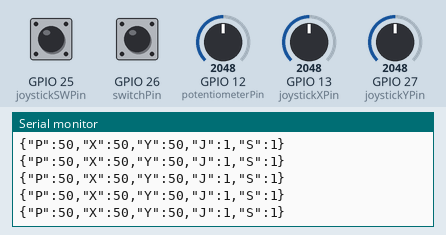
Simulated run of this sketch. Board: ESP32. Parts: the last lines printed to the serial monitor. Inputs (shaded band) come from the test bench; at power-on: GPIO 12 (potentiometerPin) = 2048, GPIO 13 (joystickXPin) = 2048, GPIO 27 (joystickYPin) = 2048, GPIO 25 (joystickSWPin) HIGH, GPIO 26 (switchPin) HIGH.

Above: at 1.2 s.
1.3 s: GPIO 12 (potentiometerPin) set to 2866
At 1.31 s:
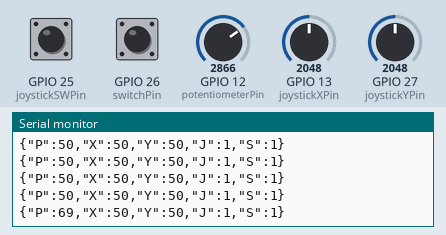
2.8 s: GPIO 13 (joystickXPin) set to 2866
At 2.82 s:
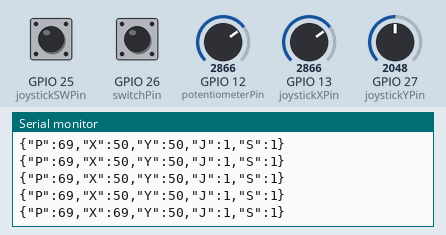
4.3 s: GPIO 27 (joystickYPin) set to 2866
At 4.33 s:
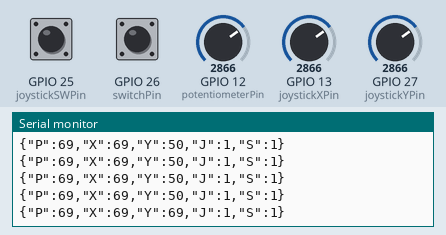
5.8 s: GPIO 25 (joystickSWPin) pulled LOW for 0.15 s
At 5.84 s:
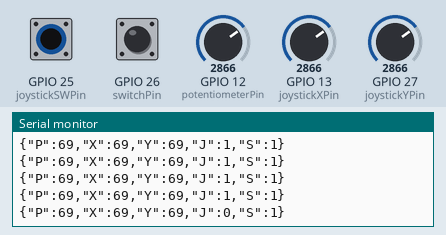
7.4 s: GPIO 26 (switchPin) pulled LOW for 0.15 s
At 7.45 s:
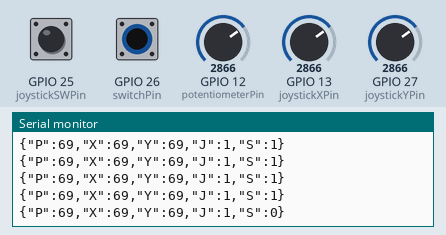
9.0 s: GPIO 12 (potentiometerPin) set to 3603
At 9.06 s:
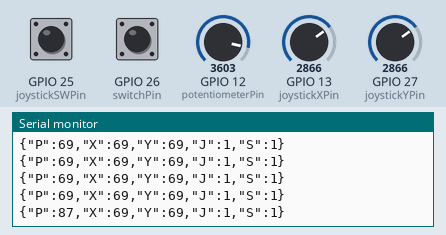
Timing chart, 0 to 11.5 s (numbered marks = the images above; inputs shaded):
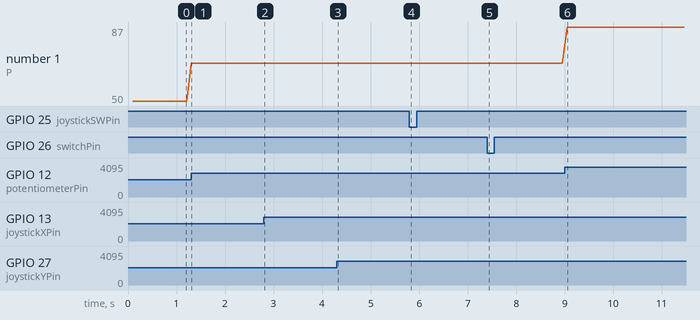

Measured:
- after the input at 1.3 s, the serial monitor: prints a new line at once (image 1)
- after the input at 2.8 s, the serial monitor: prints a new line at once (image 2)
- after the input at 4.3 s, the serial monitor: prints a new line at once (image 3)
- after the input at 5.8 s, the serial monitor: prints a new line at once (image 4)
- after the input at 7.4 s, the serial monitor: prints a new line at once (image 5)
- after the input at 9.0 s, the serial monitor: prints a new line after 0.05 s (image 6)
- plotted number 1: 50 → 69 after the input at 1.3 s, 69 → 87 after the input at 9.0 s

The sketch:

Module2_interactive_devices.ino
```cpp
#include <ArduinoJson.h>
/**
 * This program allows ESP32 to interact with a switch, potentiometer, and joystick.
 *
 * Uses ArduinoJson Libary to send output of switch, potentiometer and joystick as JSON, serially.
 *
 * @Author ChangSu Nam
 * @UNI cn2521
 * @Since Module 2 March 2022
 *
 */

/**
 * Constants for the pins
 *
 * switchPin the pin switch is connected to.
 * joystickXPin the pin VRx of joystick is connected to.
 * joystickXPin the pin VRy of joystick is connected to.
 * joystickSWPin the pin switch of joystick is connected to.
 * potentiometerPin the pin potentiometer is connected to.
 *
 * capacity the capacity for json object
 */

const int switchPin = 26;          // the pin is connected to pin 26 of TTGO
const int joystickXPin = 13;    // the pin is connected to pin 13 of TTGO
const int joystickYPin = 27;      // the pin is connected to pin 27 of TTGO
const int joystickSWPin = 25;     // the pin is connected to pin 25 of TTGO
const int potentiometerPin = 12;  // the pin is connected to pin 12 of TTGO


const int capacity = JSON_OBJECT_SIZE(100);

StaticJsonDocument<capacity> doc;
/**
 * Variables.
 *
 * switchState the state of switch, either on or off.
 * joystickSwitchState the state of switch on a joystick.
 */
int switchState = 0;         // variable for reading the status of switch.
int joystickSwitchState = 0;         // variable for reading the status of joystick's switch.

void setup() {

  Serial.begin(115200);
 // delay(1000);
  pinMode(switchPin, INPUT_PULLUP);//switch, default HIFH state: pull-up resistor.
  pinMode(joystickSWPin, INPUT_PULLUP);//joystick sw default HIFH state: pull-up resistor.
}


void loop() {

   delay(100);

    /**
    *  Potentiometer
    */
   int potentVal =  map(analogRead(potentiometerPin), 0, 4095, 0, 100);
   //Serial.print(potentVal);
   //Serial.print("  ");

   /**
    * Joystick
    */

   int xVal = map(analogRead(joystickXPin), 0, 4095, 0, 100);
   int yVal = map(analogRead(joystickYPin), 0, 4095, 0, 100);
   //int xVal = digitalRead(joystickXPin);   //Reads 0 or 1(right)
   //int yVal = digitalRead(joystickYPin);   //Reads 0 or 1(up)
   //   Serial.print(xVal);
   //   Serial.print("  ");
   //   Serial.print(yVal);
   //   Serial.print("  ");


  // read the state of the pushbutton value:
  int joystickSWVal = -1;
  joystickSwitchState = digitalRead(joystickSWPin);
  if (joystickSwitchState == HIGH) { //button not pressed
    joystickSWVal = digitalRead(joystickSWPin);
//    Serial.print(joystickSWVal);   //1
//     Serial.print("  ");
  }else{ // button pressed
     joystickSWVal = digitalRead(joystickSWPin);
//      Serial.print(joystickSWVal);   //0
//       Serial.print("  ");
  }

  /**
   * Switch
   */
   int switchVal = -1;
  // read the state of the pushbutton value:
    switchState = digitalRead(switchPin);
  // check if the pushbutton is pressed. If it is, the buttonState is HIGH:
  if (switchState == HIGH) {  //button not pressed
    switchVal = digitalRead(switchPin);
//    Serial.print(switchVal);     //1
//     Serial.println("  ");
  } else { //button pressed.
    switchVal = digitalRead(switchPin);
//    Serial.print(switchVal);    //0
//     Serial.println("  ");
  }

  /**
   * Create JSON object as below:
   *
   *      {
   *    "potentiometer": potentVal,
   *    "X": xVal,
   *    "Y": yVal,
   *    "joystickSW": joystickSWVal,
   *    "switch":switchVal
   *   }
   */

  doc["P"] = potentVal;
  doc["X"] = xVal;
  doc["Y"] = yVal;
  doc["J"]= joystickSWVal;
  doc["S"]= switchVal;

  // print JSON doc to serial port
  String output = "";
  serializeJson(doc, output);
  Serial.print("\n");
  Serial.print(output+"\n");
  }
```
